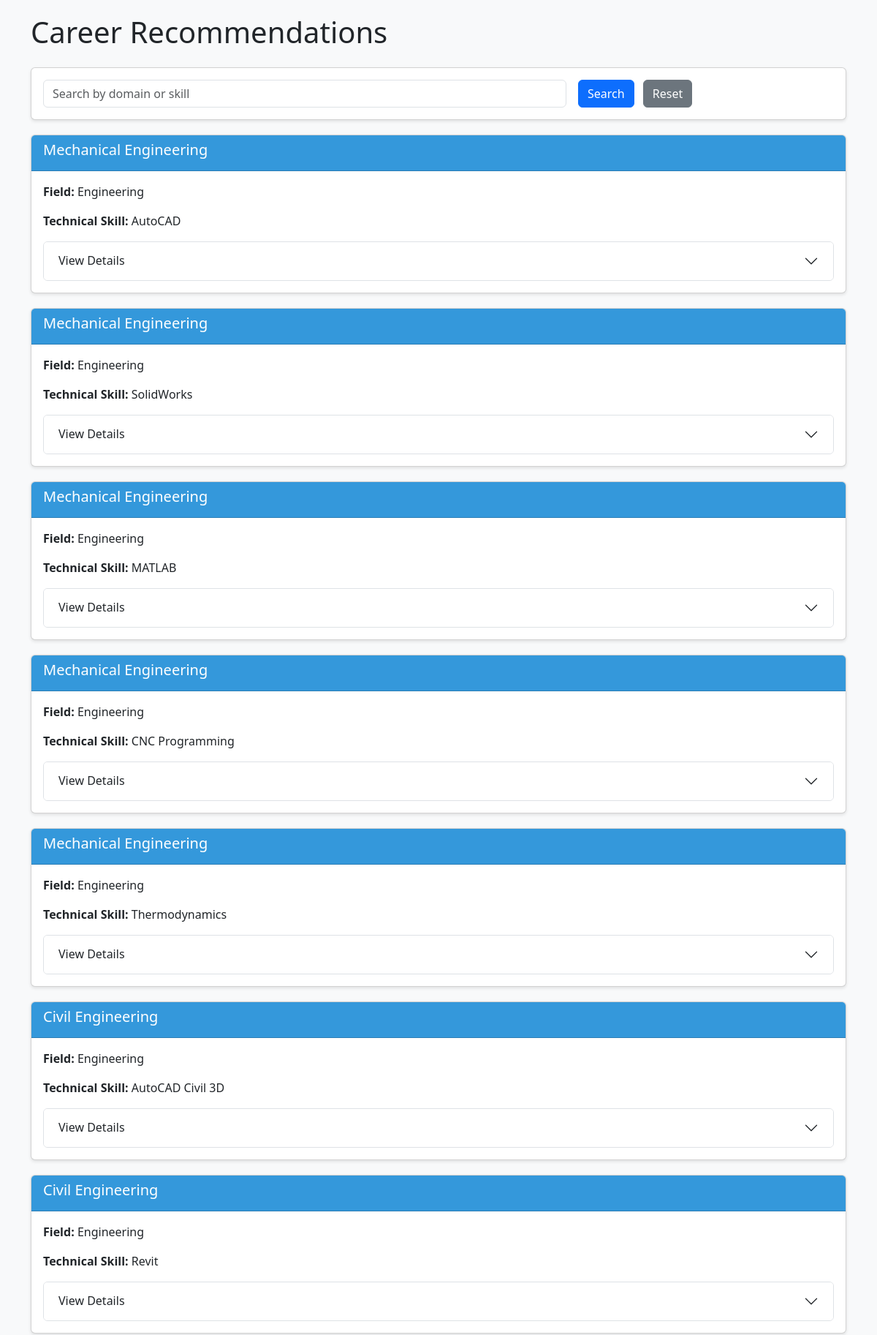
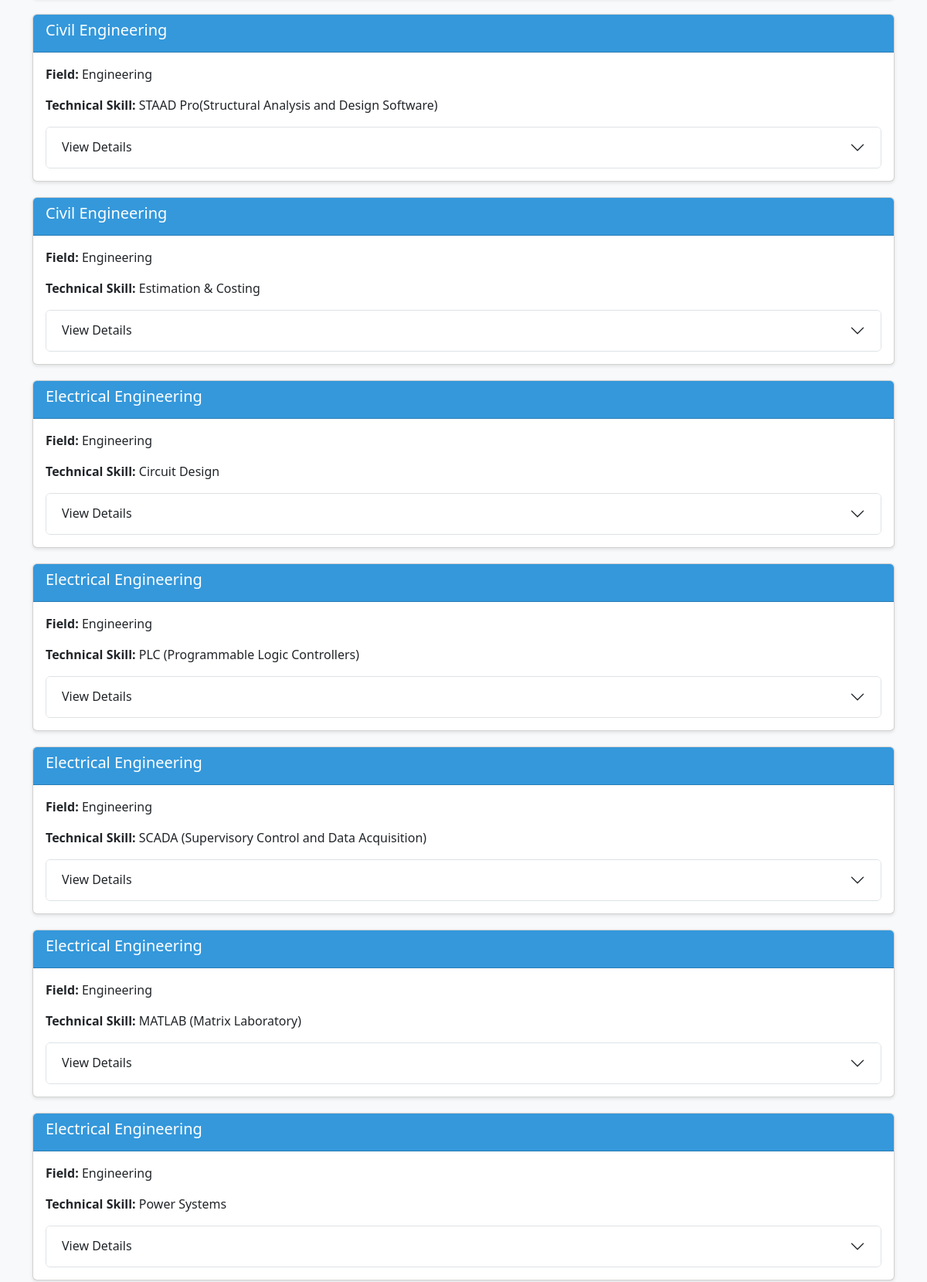
Screenshot of /Forms/career_recommendation.php (upper part) with the database file from the repository (2 pictures, top to bottom).
### tables this page shows
CREATE TABLE `career_recommendation` (
  `field` varchar(100) DEFAULT NULL,
  `domain` varchar(100) DEFAULT NULL,
  `technical_skill` varchar(100) DEFAULT NULL,
  `best_colleges` text DEFAULT NULL,
  `core_subjects` text DEFAULT NULL,
  `recommended_books` text DEFAULT NULL,
  `online_courses` text DEFAULT NULL,
  `youtube_channels` text DEFAULT NULL,
  `websites` text DEFAULT NULL,
  `placement_info` text DEFAULT NULL,
  `job_roles` text DEFAULT NULL,
  `job_status` text DEFAULT NULL,
  `salary_info` text DEFAULT NULL,
  `training_internship` text DEFAULT NULL,
  `career_path` text DEFAULT NULL,
  `certifications` text DEFAULT NULL
);

### Forms/career_recommendation.php (the view, shortened to what this page needs)
<?php
include 'db_connect.php';
$search = isset($_GET['search']) ? $conn->real_escape_string($_GET['search']) : '';
$filter = $search ? "WHERE domain LIKE '%$search%' OR technical_skill LIKE '%$search%'" : "";
$sql = "SELECT * FROM career_recommendation $filter";
$result = $conn->query($sql);
?>
<!DOCTYPE html>
<html>
<head>
   <link href="https://cdn.jsdelivr.net/npm/bootstrap@5.3.0/dist/css/bootstrap.min.css" rel="stylesheet">
</head>
<body>
   <div class="container">
      <h1 class="mb-4">Career Recommendations</h1>
      <div class="search-box card">
         <div class="card-body">
            <form method="GET" class="row g-3">
               <div class="col-md-8">
                  <input type="text" name="search" class="form-control" placeholder="Search by domain or skill"
                     value="<?= htmlspecialchars($search) ?>">
               </div>
               <div class="col-md-4">
                  <button type="submit" class="btn btn-primary me-2">Search</button>
                  <a href="career_recommendation.php" class="btn btn-secondary">Reset</a>
               </div>
            </form>
         </div>
      </div>
      <?php if ($result->num_rows > 0): ?>
         <?php while ($row = $result->fetch_assoc()): ?>
            <div class="card">
               <div class="card-header">
                  <h5><?= htmlspecialchars($row['domain']) ?></h5>
               </div>
               <div class="card-body">
                  <p><strong>Field:</strong> <?= htmlspecialchars($row['field']) ?></p>
                  <p><strong>Technical Skill:</strong> <?= htmlspecialchars($row['technical_skill']) ?></p>
                  <div class="accordion" id="accordion<?= $row['id'] ?>">
                     <div class="accordion-item">
                        <h2 class="accordion-header">
                           <button class="accordion-button collapsed" type="button" data-bs-toggle="collapse"
                              data-bs-target="#collapse<?= $row['id'] ?>">
                              View Details
                           </button>
                        </h2>
                     </div>
                  </div>
               </div>
            </div>
         <?php endwhile; ?>
      <?php else: ?>
         <div class="alert alert-warning">No results found.</div>
         <p>Debug Info: SQL Query: <?= htmlspecialchars($sql) ?></p>
      <?php endif; ?>
   </div>
</body>
</html>

### Forms/career_recommendation.php (style rules this page uses)
body { background: #f8f9fa; padding: 20px; }
.card { margin-bottom: 20px; box-shadow: 0 2px 4px rgba(0, 0, 0, 0.1); }
.card-header { background: #3498db; color: white; }
.search-box { margin-bottom: 20px; }

### rows the page displays
career_recommendation: domain "Mechanical Engineering", field "Engineering", technical_skill "AutoCAD"
career_recommendation: domain "Mechanical Engineering", field "Engineering", technical_skill "SolidWorks"
career_recommendation: domain "Mechanical Engineering", field "Engineering", technical_skill "MATLAB"
career_recommendation: domain "Mechanical Engineering", field "Engineering", technical_skill "CNC Programming"
career_recommendation: domain "Mechanical Engineering", field "Engineering", technical_skill "Thermodynamics"
career_recommendation: domain "Civil Engineering", field "Engineering", technical_skill "AutoCAD Civil 3D"
career_recommendation: domain "Civil Engineering", field "Engineering", technical_skill "Revit"
career_recommendation: domain "Civil Engineering", field "Engineering", technical_skill "STAAD Pro(Structural Analysis and Design Software)"
career_recommendation: domain "Civil Engineering", field "Engineering", technical_skill "Estimation & Costing"
career_recommendation: domain "Electrical Engineering", field "Engineering", technical_skill "Circuit Design"
career_recommendation: domain "Electrical Engineering", field "Engineering", technical_skill "PLC (Programmable Logic Controllers)"
career_recommendation: domain "Electrical Engineering", field "Engineering", technical_skill "SCADA (Supervisory Control and Data Acquisition)"
career_recommendation: domain "Electrical Engineering", field "Engineering", technical_skill "MATLAB (Matrix Laboratory)"
career_recommendation: domain "Electrical Engineering", field "Engineering", technical_skill "Power Systems"
